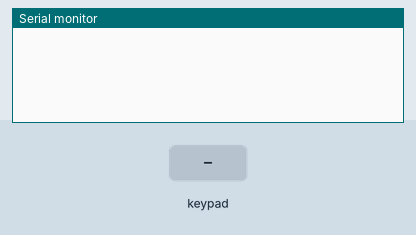
A sketch run on a simulated Arduino Uno, built with avr-gcc and run on an emulated ATmega328P. Shown: the last lines printed to the serial monitor. The inputs (shaded band) are chosen by the test bench.

Above: at 1.2 s.
1.3 s: key '1' pressed
At 1.9 s:
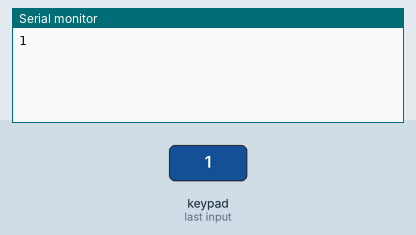
2.8 s: keypad keys 9 8 7 6 # pressed 0.4 s apart
At 5.6 s:
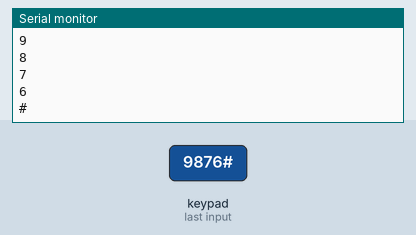
6.3 s: key '*' pressed
At 7.0 s:
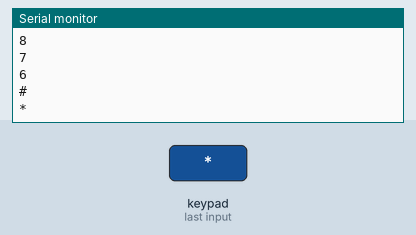
7.8 s: keypad keys 5 4 3 pressed 0.4 s apart
At 9.9 s:
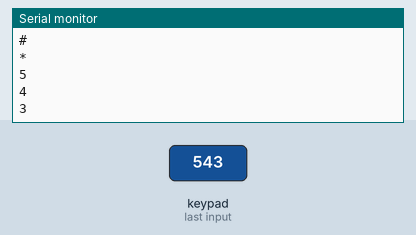
Timing chart, 0 to 11.4 s (numbered marks = the images above; inputs shaded):
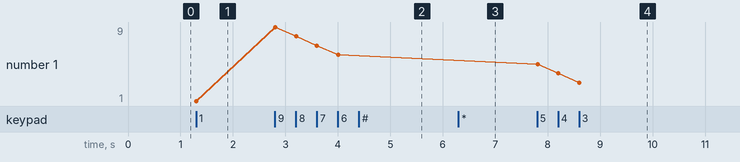

Measured:
- after the input at 1.3 s, the serial monitor: prints a new line at once (image 1)
- after the input at 2.8 s, the serial monitor: prints a new line at once (image 2)
- after the input at 6.3 s, the serial monitor: prints a new line at once (image 3)
- after the input at 7.8 s, the serial monitor: prints a new line at once (image 4)
- plotted number 1: 1 → 6 after the input at 2.8 s, 6 → 3 after the input at 7.8 s

The sketch:

lab3.ino
```cpp
#include <Arduino.h>
#include <Keypad.h>

const byte ROW_NUM    = 4;    // four rows
const byte COLUMN_NUM = 3;    // three columns

char keys[ROW_NUM][COLUMN_NUM] = {
  {'1','2','3'},
  {'4','5','6'},
  {'7','8','9'},
  {'*','0','#'}
};

byte pin_rows[ROW_NUM] = {9, 8, 7, 6};  // Connect to the row pinouts of the keypad
byte pin_column[COLUMN_NUM] = {5, 4, 3};  // Connect to the column pinouts of the keypad

Keypad keypad = Keypad(makeKeymap(keys), pin_rows, pin_column, ROW_NUM, COLUMN_NUM);

void setup() {
  Serial.begin(9600);
}

void loop() {
  char key = keypad.getKey();  // Get the key pressed

  if (key) {
    Serial.println(key);  // Print the key to the serial monitor
  }
}
```
